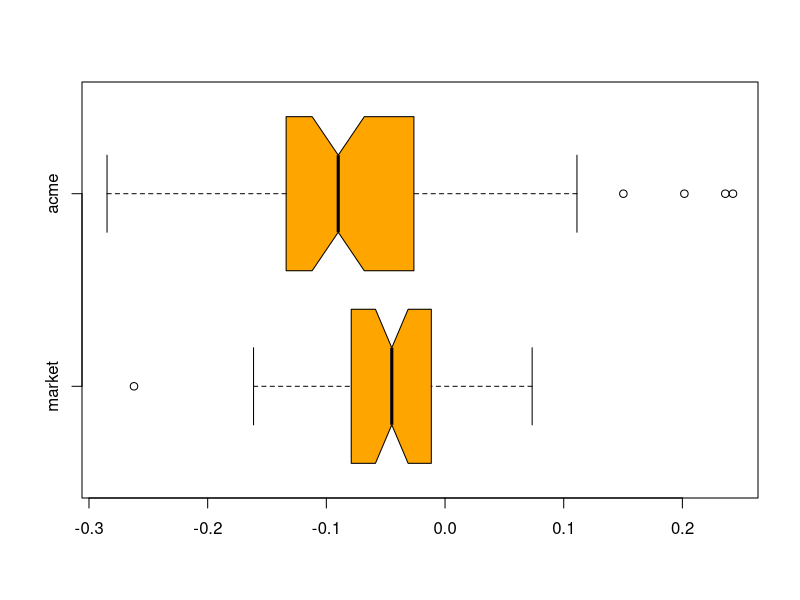

Write R code to recreate this figure.
library(boot)
boxplot(boot::acme$market, boot::acme$acme,
    horizontal = TRUE,
    notch = TRUE,
    col = "orange",
    names = c("market", "acme"))
